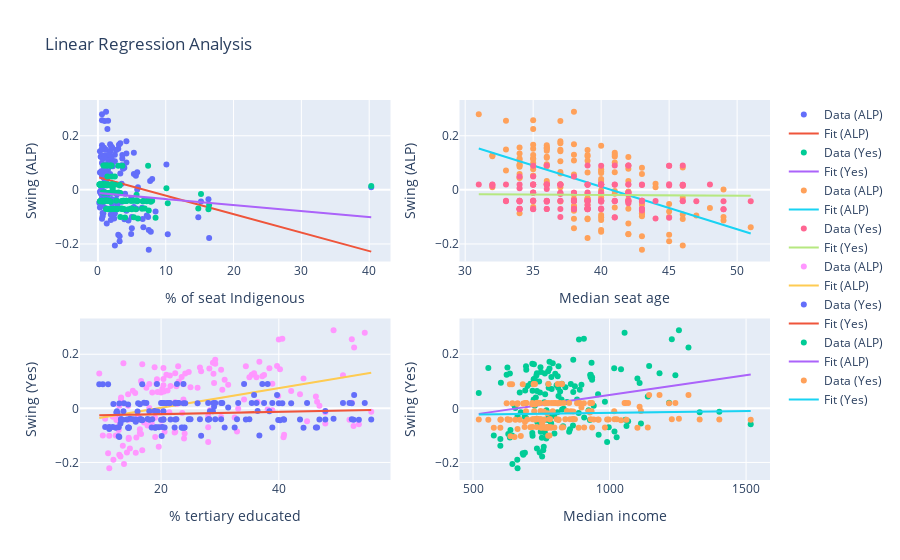

The code cell stored with this chart in its notebook:
### Code cell
covariates = ['indig', 'age', 't_ed', 'income']

results_alp = []
results_yes = []
fig = make_subplots(rows=2, cols=2)

for covariate in covariates:
    slope_alp, intercept_alp, r_value_alp, p_value_alp, std_err_alp = linregress(filtered_master[covariate].astype(float), filtered_master['ALP margin'].astype(float))
    r_squared_alp = r_value_alp**2
    result_alp = {
        'Covariate': covariate,
        'Slope': slope_alp,
        'Intercept': intercept_alp,
        'R Value': r_value_alp,
        'R-Squared': r_squared_alp,
        'P-Value': p_value_alp,
        'Standard Error': std_err_alp
    }
    results_alp.append(result_alp)
    
    slope_yes, intercept_yes, r_value_yes, p_value_yes, std_err_yes = linregress(filtered_master[covariate].astype(float), filtered_master['Yes_lead_pts_so_far'].astype(float))
    r_squared_yes = r_value_yes**2
    result_yes = {
        'Covariate': covariate,
        'Slope': slope_yes,
        'Intercept': intercept_yes,
        'R Value': r_value_yes,
        'R-Squared': r_squared_yes,
        'P-Value': p_value_yes,
        'Standard Error': std_err_yes
    }
    results_yes.append(result_yes)

    # Create a scatter plot for the data points
    temp_chart_alp = go.Scatter(x=filtered_master[covariate], y=filtered_master['ALP margin'], mode='markers', name='Data (ALP)')
    
    # Add a line of best fit to the plot
    y_fit_alp = intercept_alp + slope_alp * filtered_master[covariate]
    temp_chart_line_alp = go.Scatter(x=filtered_master[covariate], y=y_fit_alp, mode='lines', name='Fit (ALP)')

    # Create a scatter plot for the data points
    temp_chart_yes = go.Scatter(x=filtered_master[covariate], y=filtered_master['Yes_lead_pts_so_far'], mode='markers', name='Data (Yes)')
    
    # Add a line of best fit to the plot
    y_fit_yes = intercept_yes + slope_yes * filtered_master[covariate]
    temp_chart_line_yes = go.Scatter(x=filtered_master[covariate], y=y_fit_yes, mode='lines', name='Fit (Yes)')    

    fig.add_trace(temp_chart_alp, row=(covariates.index(covariate) // 2) + 1, col=(covariates.index(covariate) % 2) + 1)
    fig.add_trace(temp_chart_line_alp, row=(covariates.index(covariate) // 2) + 1, col=(covariates.index(covariate) % 2) + 1)
    fig.add_trace(temp_chart_yes, row=(covariates.index(covariate) // 2) + 1, col=(covariates.index(covariate) % 2) + 1)
    fig.add_trace(temp_chart_line_yes, row=(covariates.index(covariate) // 2) + 1, col=(covariates.index(covariate) % 2) + 1)

# Update the layout of the subplots for better visualization
fig.update_layout(title_text="Linear Regression Analysis")
fig.update_xaxes(title_text=r"% of seat Indigenous", row=1, col=1)
fig.update_xaxes(title_text="Median seat age", row=1, col=2)
fig.update_xaxes(title_text=r"% tertiary educated", row=2, col=1)
fig.update_xaxes(title_text="Median income", row=2, col=2)
fig.update_yaxes(title_text="Swing (ALP)", row=1, col=1)
fig.update_yaxes(title_text="Swing (ALP)", row=1, col=2)
fig.update_yaxes(title_text="Swing (Yes)", row=2, col=1)
fig.update_yaxes(title_text="Swing (Yes)", row=2, col=2)

# Convert the results to DataFrames for easier analysis
results_df_alp = pd.DataFrame(results_alp)
results_df_yes = pd.DataFrame(results_yes)

# Print or use the results
print(results_df_alp)
print(results_df_yes)

# Show the plot
fig.show()

### Figure 1 — Plotly figure (JSON) as saved in the notebook; plotly's stock layout.template omitted (floating-point values rounded to 4 significant figures; data arrays with more than 128 entries replaced by an {"elided": "..."} marker saying what was removed)
{"data": [{"mode": "markers", "name": "Data (ALP)", "type": "scatter", "x": {"elided": "149 float values"}, "xaxis": "x", "y": {"elided": "149 float values"}, "yaxis": "y"}, {"mode": "lines", "name": "Fit (ALP)", "type": "scatter", "x": {"elided": "149 float values"}, "xaxis": "x", "y": {"elided": "149 float values"}, "yaxis": "y"}, {"mode": "markers", "name": "Data (Yes)", "type": "scatter", "x": {"elided": "149 float values"}, "xaxis": "x", "y": {"elided": "149 float values"}, "yaxis": "y"}, {"mode": "lines", "name": "Fit (Yes)", "type": "scatter", "x": {"elided": "149 float values"}, "xaxis": "x", "y": {"elided": "149 float values"}, "yaxis": "y"}, {"mode": "markers", "name": "Data (ALP)", "type": "scatter", "x": {"elided": "149 int values"}, "xaxis": "x2", "y": {"elided": "149 float values"}, "yaxis": "y2"}, {"mode": "lines", "name": "Fit (ALP)", "type": "scatter", "x": {"elided": "149 int values"}, "xaxis": "x2", "y": {"elided": "149 float values"}, "yaxis": "y2"}, {"mode": "markers", "name": "Data (Yes)", "type": "scatter", "x": {"elided": "149 int values"}, "xaxis": "x2", "y": {"elided": "149 float values"}, "yaxis": "y2"}, {"mode": "lines", "name": "Fit (Yes)", "type": "scatter", "x": {"elided": "149 int values"}, "xaxis": "x2", "y": {"elided": "149 float values"}, "yaxis": "y2"}, {"mode": "markers", "name": "Data (ALP)", "type": "scatter", "x": {"elided": "149 float values"}, "xaxis": "x3", "y": {"elided": "149 float values"}, "yaxis": "y3"}, {"mode": "lines", "name": "Fit (ALP)", "type": "scatter", "x": {"elided": "149 float values"}, "xaxis": "x3", "y": {"elided": "149 float values"}, "yaxis": "y3"}, {"mode": "markers", "name": "Data (Yes)", "type": "scatter", "x": {"elided": "149 float values"}, "xaxis": "x3", "y": {"elided": "149 float values"}, "yaxis": "y3"}, {"mode": "lines", "name": "Fit (Yes)", "type": "scatter", "x": {"elided": "149 float values"}, "xaxis": "x3", "y": {"elided": "149 float values"}, "yaxis": "y3"}, {"mode": "markers", "name": "Data (ALP)", "type": "scatter", "x": {"elided": "149 int values"}, "xaxis": "x4", "y": {"elided": "149 float values"}, "yaxis": "y4"}, {"mode": "lines", "name": "Fit (ALP)", "type": "scatter", "x": {"elided": "149 int values"}, "xaxis": "x4", "y": {"elided": "149 float values"}, "yaxis": "y4"}, {"mode": "markers", "name": "Data (Yes)", "type": "scatter", "x": {"elided": "149 int values"}, "xaxis": "x4", "y": {"elided": "149 float values"}, "yaxis": "y4"}, {"mode": "lines", "name": "Fit (Yes)", "type": "scatter", "x": {"elided": "149 int values"}, "xaxis": "x4", "y": {"elided": "149 float values"}, "yaxis": "y4"}], "layout": {"title": {"text": "Linear Regression Analysis"}, "xaxis": {"anchor": "y", "domain": [0, 0.45], "title": {"text": "% of seat Indigenous"}}, "xaxis2": {"anchor": "y2", "domain": [0.55, 1], "title": {"text": "Median seat age"}}, "xaxis3": {"anchor": "y3", "domain": [0, 0.45], "title": {"text": "% tertiary educated"}}, "xaxis4": {"anchor": "y4", "domain": [0.55, 1], "title": {"text": "Median income"}}, "yaxis": {"anchor": "x", "domain": [0.575, 1], "title": {"text": "Swing (ALP)"}}, "yaxis2": {"anchor": "x2", "domain": [0.575, 1], "title": {"text": "Swing (ALP)"}}, "yaxis3": {"anchor": "x3", "domain": [0, 0.425], "title": {"text": "Swing (Yes)"}}, "yaxis4": {"anchor": "x4", "domain": [0, 0.425], "title": {"text": "Swing (Yes)"}}}}
